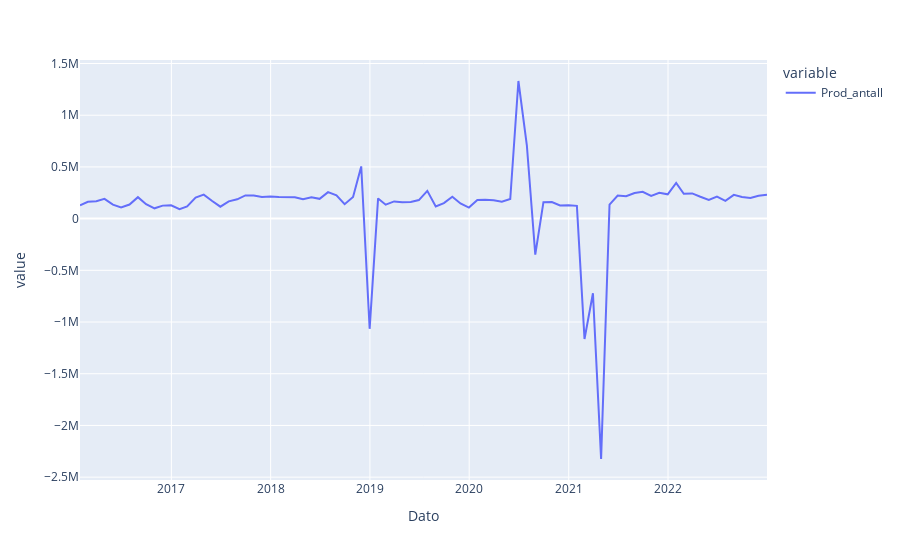

The notebook cell saved with this chart:
### Code cell
df_prod_F_mach.groupby(pd.Grouper(freq="M"))["Prod_antall"].sum().plot()
